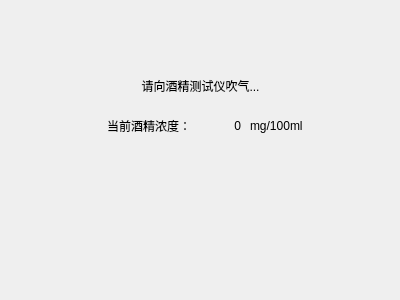
<?xml version="1.0" encoding="UTF-8"?>
<ui version="4.0">
 <class>AlcoholDialog</class>
 <widget class="QDialog" name="AlcoholDialog">
  <property name="geometry">
   <rect>
    <x>0</x>
    <y>0</y>
    <width>400</width>
    <height>300</height>
   </rect>
  </property>
  <widget class="QToolButton" name="quit">
   <property name="geometry">
    <rect>
     <x>350</x>
     <y>10</y>
     <width>39</width>
     <height>38</height>
    </rect>
   </property>
   <property name="focusPolicy">
    <enum>Qt::NoFocus</enum>
   </property>
   <property name="icon">
    <iconset resource="../ImgSrc.qrc">
     <normaloff>:/img/misc/close.png</normaloff>:/img/misc/close.png</iconset>
   </property>
   <property name="iconSize">
    <size>
     <width>32</width>
     <height>32</height>
    </size>
   </property>
   <property name="autoRaise">
    <bool>true</bool>
   </property>
  </widget>
  <widget class="QLabel" name="label">
   <property name="geometry">
    <rect>
     <x>10</x>
     <y>70</y>
     <width>381</width>
     <height>31</height>
    </rect>
   </property>
   <property name="text">
    <string>请向酒精测试仪吹气...</string>
   </property>
   <property name="alignment">
    <set>Qt::AlignCenter</set>
   </property>
  </widget>
  <widget class="QLabel" name="label_2">
   <property name="geometry">
    <rect>
     <x>10</x>
     <y>110</y>
     <width>181</width>
     <height>31</height>
    </rect>
   </property>
   <property name="text">
    <string>当前酒精浓度：</string>
   </property>
   <property name="alignment">
    <set>Qt::AlignRight|Qt::AlignTrailing|Qt::AlignVCenter</set>
   </property>
  </widget>
  <widget class="QLabel" name="alcohol">
   <property name="geometry">
    <rect>
     <x>200</x>
     <y>110</y>
     <width>41</width>
     <height>31</height>
    </rect>
   </property>
   <property name="text">
    <string>0</string>
   </property>
   <property name="alignment">
    <set>Qt::AlignRight|Qt::AlignTrailing|Qt::AlignVCenter</set>
   </property>
  </widget>
  <widget class="QLabel" name="infoLabel">
   <property name="geometry">
    <rect>
     <x>10</x>
     <y>170</y>
     <width>381</width>
     <height>31</height>
    </rect>
   </property>
   <property name="font">
    <font>
     <pointsize>11</pointsize>
    </font>
   </property>
   <property name="styleSheet">
    <string notr="true">color: rgb(255, 85, 0);</string>
   </property>
   <property name="alignment">
    <set>Qt::AlignCenter</set>
   </property>
  </widget>
  <widget class="QLabel" name="alcohol_2">
   <property name="geometry">
    <rect>
     <x>250</x>
     <y>110</y>
     <width>141</width>
     <height>31</height>
    </rect>
   </property>
   <property name="text">
    <string>mg/100ml</string>
   </property>
  </widget>
 </widget>
 <resources>
  <include location="../ImgSrc.qrc"/>
 </resources>
 <connections>
  <connection>
   <sender>quit</sender>
   <signal>clicked()</signal>
   <receiver>AlcoholDialog</receiver>
   <slot>reject()</slot>
   <hints>
    <hint type="sourcelabel">
     <x>369</x>
     <y>28</y>
    </hint>
    <hint type="destinationlabel">
     <x>199</x>
     <y>149</y>
    </hint>
   </hints>
  </connection>
 </connections>
</ui>
